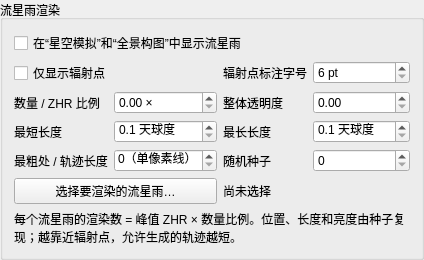
        <widget class="QGroupBox" name="groupBoxMeteorRendering">
         <property name="title"><string>流星雨渲染</string></property>
         <layout class="QGridLayout" name="gridLayoutMeteorRendering">
          <item row="0" column="0" colspan="4"><widget class="QCheckBox" name="checkBoxShowMeteorShowers"><property name="text"><string>在“星空模拟”和“全景构图”中显示流星雨</string></property></widget></item>
          <item row="1" column="0" colspan="2"><widget class="QCheckBox" name="checkBoxMeteorRadiantOnly"><property name="text"><string>仅显示辐射点</string></property></widget></item>
          <item row="1" column="2"><widget class="QLabel" name="labelMeteorRadiantLabelFontSize"><property name="text"><string>辐射点标注字号</string></property></widget></item>
          <item row="1" column="3"><widget class="QSpinBox" name="spinBoxMeteorRadiantLabelFontSize"><property name="suffix"><string> pt</string></property><property name="minimum"><number>6</number></property><property name="maximum"><number>48</number></property></widget></item>
          <item row="2" column="0"><widget class="QLabel" name="labelMeteorCountMultiplier"><property name="text"><string>数量 / ZHR 比例</string></property></widget></item>
          <item row="2" column="1"><widget class="QDoubleSpinBox" name="doubleSpinBoxMeteorCountMultiplier"><property name="suffix"><string> ×</string></property><property name="decimals"><number>2</number></property><property name="minimum"><double>0.000000000000000</double></property><property name="maximum"><double>10.000000000000000</double></property><property name="singleStep"><double>0.050000000000000</double></property></widget></item>
          <item row="2" column="2"><widget class="QLabel" name="labelMeteorOpacity"><property name="text"><string>整体透明度</string></property></widget></item>
          <item row="2" column="3"><widget class="QDoubleSpinBox" name="doubleSpinBoxMeteorOpacity"><property name="decimals"><number>2</number></property><property name="minimum"><double>0.000000000000000</double></property><property name="maximum"><double>1.000000000000000</double></property><property name="singleStep"><double>0.050000000000000</double></property></widget></item>
          <item row="3" column="0"><widget class="QLabel" name="labelMeteorMinLength"><property name="text"><string>最短长度</string></property></widget></item>
          <item row="3" column="1"><widget class="QDoubleSpinBox" name="doubleSpinBoxMeteorMinLength"><property name="suffix"><string> 天球度</string></property><property name="decimals"><number>1</number></property><property name="minimum"><double>0.100000000000000</double></property><property name="maximum"><double>150.000000000000000</double></property><property name="singleStep"><double>0.500000000000000</double></property></widget></item>
          <item row="3" column="2"><widget class="QLabel" name="labelMeteorMaxLength"><property name="text"><string>最长长度</string></property></widget></item>
          <item row="3" column="3"><widget class="QDoubleSpinBox" name="doubleSpinBoxMeteorMaxLength"><property name="suffix"><string> 天球度</string></property><property name="decimals"><number>1</number></property><property name="minimum"><double>0.100000000000000</double></property><property name="maximum"><double>150.000000000000000</double></property><property name="singleStep"><double>0.500000000000000</double></property></widget></item>
          <item row="4" column="0"><widget class="QLabel" name="labelMeteorThicknessRatio"><property name="text"><string>最粗处 / 轨迹长度</string></property></widget></item>
          <item row="4" column="1"><widget class="QDoubleSpinBox" name="doubleSpinBoxMeteorThicknessRatio"><property name="decimals"><number>3</number></property><property name="minimum"><double>0.000000000000000</double></property><property name="maximum"><double>0.200000000000000</double></property><property name="singleStep"><double>0.005000000000000</double></property><property name="specialValueText"><string>0（单像素线）</string></property></widget></item>
          <item row="4" column="2"><widget class="QLabel" name="labelMeteorRandomSeed"><property name="text"><string>随机种子</string></property></widget></item>
          <item row="4" column="3"><widget class="QSpinBox" name="spinBoxMeteorRandomSeed"><property name="minimum"><number>0</number></property><property name="maximum"><number>2147483647</number></property></widget></item>
          <item row="5" column="0" colspan="2"><widget class="QPushButton" name="pushButtonSelectMeteorShowers"><property name="text"><string>选择要渲染的流星雨…</string></property></widget></item>
          <item row="5" column="2" colspan="2"><widget class="QLabel" name="labelSelectedMeteorShowers"><property name="text"><string>尚未选择</string></property><property name="wordWrap"><bool>true</bool></property></widget></item>
          <item row="6" column="0" colspan="4"><widget class="QLabel" name="labelMeteorRenderingHint"><property name="text"><string>每个流星雨的渲染数 = 峰值 ZHR × 数量比例。位置、长度和亮度由种子复现；越靠近辐射点，允许生成的轨迹越短。</string></property><property name="wordWrap"><bool>true</bool></property></widget></item>
         </layout>
        </widget>
